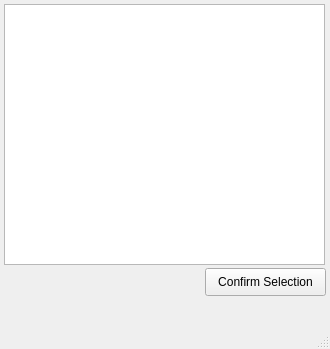
<?xml version="1.0" encoding="UTF-8"?>
<ui version="4.0">
 <class>selectPlaylist</class>
 <widget class="QMainWindow" name="selectPlaylist">
  <property name="geometry">
   <rect>
    <x>0</x>
    <y>0</y>
    <width>330</width>
    <height>349</height>
   </rect>
  </property>
  <property name="windowTitle">
   <string>MainWindow</string>
  </property>
  <widget class="QWidget" name="centralwidget">
   <widget class="QPushButton" name="confirmSelectionButton">
    <property name="geometry">
     <rect>
      <x>205</x>
      <y>268</y>
      <width>121</width>
      <height>28</height>
     </rect>
    </property>
    <property name="text">
     <string>Confirm Selection</string>
    </property>
   </widget>
   <widget class="QTableView" name="tableView">
    <property name="geometry">
     <rect>
      <x>4</x>
      <y>4</y>
      <width>321</width>
      <height>261</height>
     </rect>
    </property>
   </widget>
  </widget>
  <widget class="QMenuBar" name="menubar">
   <property name="geometry">
    <rect>
     <x>0</x>
     <y>0</y>
     <width>330</width>
     <height>26</height>
    </rect>
   </property>
  </widget>
  <widget class="QStatusBar" name="statusbar"/>
 </widget>
 <resources/>
 <connections/>
</ui>
